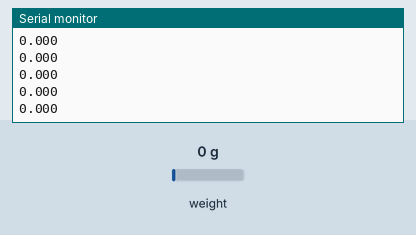
This sketch was run on a simulated Arduino Uno, built with avr-gcc and run on an emulated ATmega328P. Parts: the last lines printed to the serial monitor. The inputs (shaded band) are chosen by the test bench; at power-on: weight on the scale 0 g.

Above: at 2.2 s.
2.3 s: weight on the scale set to 100 g
At 2.31 s:
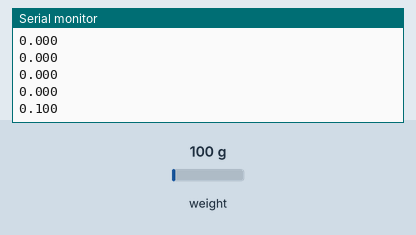
3.8 s: weight on the scale set to 1250 g
At 3.82 s:
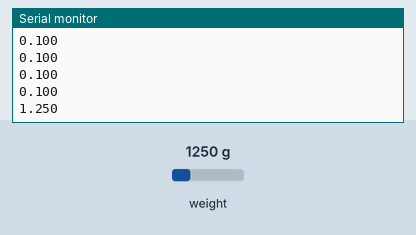
Timing chart, 0 to 6.8 s (numbered marks = the images above; inputs shaded):
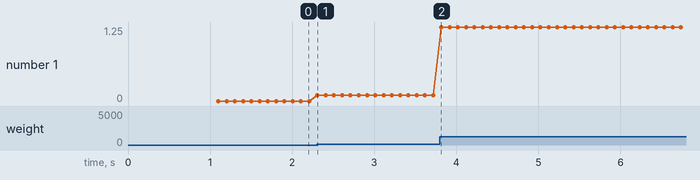

The sketch:

measurements.ino
```cpp
#include "HX711.h"

#define DOUT  46
#define CLK  44

HX711 scale(DOUT, CLK);

const float calibration_factor = -96650;

void setup() {
  Serial.begin(9600);
  scale.set_scale(-96650);  //Calibration adjustment
  scale.tare();             //Reset the scale to 0
}

void loop() {
  Serial.println(scale.get_units(), 3); // up to 3 decimals
}
```

Measured:
- after the input at 2.3 s, the serial monitor: prints a new line at once (image 1)
- after the input at 3.8 s, the serial monitor: prints a new line at once (image 2)
- plotted number 1: 0 → 0.1 after the input at 2.3 s, 0.1 → 1.25 after the input at 3.8 s
